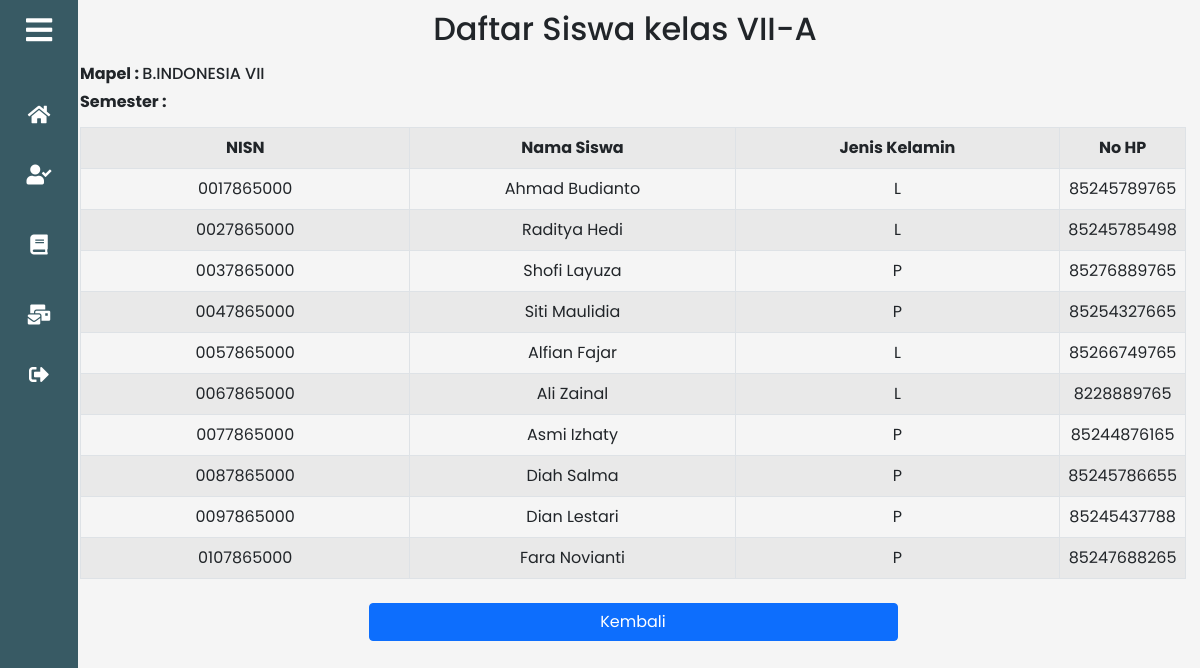
The page /teacher/daftar_siswa/daftar_siswa.php?ID_KELAS=7A&ID_MAPEL=BINDO-7&JENIS=PENGETAHUAN (signed in) on the database its author committed.
### tables this page shows
CREATE TABLE `kelas` (
  `ID_KELAS` varchar(20) NOT NULL,
  `ID_ADMIN` varchar(20) DEFAULT NULL,
  `KELAS` varchar(6) DEFAULT NULL
);

CREATE TABLE `mapel` (
  `ID_MAPEL` varchar(20) NOT NULL,
  `ID_GURU` varchar(20) DEFAULT NULL,
  `ID_ADMIN` varchar(20) DEFAULT NULL,
  `MAPEL` varchar(20) DEFAULT NULL
);

CREATE TABLE `siswa` (
  `NISN` varchar(20) NOT NULL,
  `ID_KELAS` varchar(20) DEFAULT NULL,
  `ID_ADMIN` varchar(20) DEFAULT NULL,
  `USERNAME_SISWA` varchar(20) DEFAULT NULL,
  `PASSWORD_SISWA` varchar(20) DEFAULT NULL,
  `NAMA_SISWA` varchar(20) DEFAULT NULL,
  `JK_SISWA` char(1) DEFAULT NULL,
  `HP_SISWA` decimal(13,0) DEFAULT NULL
);

### teacher/daftar_siswa/daftar_siswa.php (the view, shortened to what this page needs)
<?php
include_once("../../config/config.php");
$ID_MAPEL = $_GET["ID_MAPEL"];
$ID_KELAS = $_GET["ID_KELAS"];
$ID_SEMESTER = $_SESSION['ID_SEMESTER'];
$mapel= mysqli_query($mysqli, "SELECT * FROM `mapel` WHERE ID_MAPEL = '$ID_MAPEL'");
$MAPEL=mysqli_fetch_array($mapel);
$siswa = mysqli_query($mysqli, "SELECT * FROM `siswa` WHERE siswa.ID_KELAS = '$ID_KELAS'");
$kelas = mysqli_query($mysqli, "SELECT * FROM `kelas` WHERE ID_KELAS = '$ID_KELAS'");
$KELAS = mysqli_fetch_array($kelas);
?>
<!DOCTYPE html>
<html>
<head>
	 <link rel="stylesheet" href="../assets/dashboard_teacher.css">
	<link rel="stylesheet" href="https://cdnjs.cloudflare.com/ajax/libs/font-awesome/5.15.3/css/all.min.css">
	<link href="https://cdn.jsdelivr.net/npm/bootstrap@5.0.2/dist/css/bootstrap.min.css" rel="stylesheet">
</head>
<body>
	<section class="sidebar close">
		<section class="click-close">
			<i class="fas fa-bars"></i><p>Guru</p>
		</section>
		<ul class="list-menu">
			<li>
				<a href="../dashboard_teacher.php"><i class="fas fa-home"></i><p>Home</p></a>
			</li>
			<li>
				<a href="daftar_semester.php"><i class="fas fa-user-check"></i><p>Daftar Siswa</p></a>
			</li>
			<li>
				<a href="../crud_absen/semester.php"><i class="fas fa-book"></i><p>Daftar Absen</p></a>
			</li>
			<li>
				<a href="../crud_nilai/semester.php"><i class="fas fa-mail-bulk"></i><p>Input Nilai</p></a>
			</li>
			<li>
				<a href="../login_teacher.php"><i class="fas fa-sign-out-alt"></i><p>LogOut</p></a>
			</li>
		</ul>
	</section>
	<section class="home">
		<div class="content">
			<div class="d-flex align-items-center justify-content-center">
				<h2 class="my-auto">Daftar Siswa kelas <?php echo $KELAS['KELAS']?></h2>
			</div>
			<div class="container mx-auto my-3 mx-2" >
			<div class="text-start ms-2">
					<h6><b>Mapel     : </b> <?php echo $MAPEL['MAPEL']?></h6>
					<h6><b>Semester  : </b><?php echo $ID_SEMESTER?></h6>
				</div>
        		<div class="table-responsive col-md-12 my-3 mx-2" style="overflow-x: auto">
					<form action="crud_nilai.php?<?php echo "ID_KELAS=$ID_KELAS&ID_MAPEL=$ID_MAPEL&JENIS=$JENIS" ?>" method="post" name="form1">
					<table class="table table-striped table-hover table-bordered">
					<tr>
	 					<th class="col-4">NISN</th>
						<th class="col-4">Nama Siswa</th>
						<th class="col-2">Jenis Kelamin</th>
                        <th class="col-2">No HP</th>
 					</tr>
					 <?php
                     $ID_SEMESTER=$_SESSION['ID_SEMESTER'];
                        while($user_data = mysqli_fetch_array($siswa)) {
                            echo "<tr>";
                            echo "<td class='col-4'>".$user_data['NISN']."</td>";
                            echo "<td class='col-4'>".$user_data['NAMA_SISWA']."</td>";
                            echo "<td class='col-4'>".$user_data['JK_SISWA']."</td>";
                            echo "<td class='col-4'>".$user_data['HP_SISWA']."</td></tr>";
                        }
 					?>
        		    </table>
					<div class="row  col-6 mx-auto">
	  					<div  class="col-12">
							<a class='btn btn-primary mt-2 w-100' href='daftar_mapel.php?<?php echo "ID_SEMESTER=$ID_SEMESTER" ?>'>Kembali</a>
						</div>
					</div>
					</form>
        		</div>
    		</div>
    	</div>
	</section>
</body>
</html>

### teacher/assets/dashboard_teacher.css (style rules this page uses)
* { margin: 0; padding: 0; box-sizing: border-box; font-family: 'Poppins', sans-serif; }
.sidebar { position: fixed; top: 0; left: 0; height: 100%; width: 260px; background: #385A64; z-index: 100; transition: all 0.5s ease; }
.sidebar.close { width: 78px; }
.sidebar .click-close { height: 60px; width: 100%; display: flex; align-items: center; }
.sidebar .click-close i { font-size: 30px; color: #fff; height: 50px; min-width: 78px; text-align: center; line-height: 50px; }
.sidebar .list-menu { height: 100%; padding: 30px 0 150px 0; overflow: auto; }
.sidebar.close .list-menu { overflow: visible; }
.sidebar .list-menu li { position: relative; list-style: none; transition: all 0.4s ease; }
.sidebar .list-menu li i { height: 50px; min-width: 78px; text-align: center; line-height: 50px; color: #fff; font-size: 20px; cursor: pointer; transition: all 0.3s ease; }
.sidebar .list-menu li a { display: flex; align-items: center; text-decoration: none; }
.home { position: relative; background: whitesmoke; height: 100vh; left: 260px; width: calc(100% - 260px); transition: all 0.5s ease; }
.sidebar.close ~ .home { left: 50px; width: calc(100% - 50px); }
.content { text-align: center; padding: 10px; }

### rows shown on the page
kelas: KELAS "VII-A"
mapel: MAPEL "B.INDONESIA VII"
siswa: NISN "0017865000", NAMA_SISWA "Ahmad Budianto", JK_SISWA "L", HP_SISWA "85245789765"
siswa: NISN "0027865000", NAMA_SISWA "Raditya Hedi", JK_SISWA "L", HP_SISWA "85245785498"
siswa: NISN "0037865000", NAMA_SISWA "Shofi Layuza", JK_SISWA "P", HP_SISWA "85276889765"
siswa: NISN "0047865000", NAMA_SISWA "Siti Maulidia", JK_SISWA "P", HP_SISWA "85254327665"
siswa: NISN "0057865000", NAMA_SISWA "Alfian Fajar", JK_SISWA "L", HP_SISWA "85266749765"
siswa: NISN "0067865000", NAMA_SISWA "Ali Zainal", JK_SISWA "L", HP_SISWA "8228889765"
siswa: NISN "0077865000", NAMA_SISWA "Asmi Izhaty", JK_SISWA "P", HP_SISWA "85244876165"
siswa: NISN "0087865000", NAMA_SISWA "Diah Salma", JK_SISWA "P", HP_SISWA "85245786655"
siswa: NISN "0097865000", NAMA_SISWA "Dian Lestari", JK_SISWA "P", HP_SISWA "85245437788"
siswa: NISN "0107865000", NAMA_SISWA "Fara Novianti", JK_SISWA "P", HP_SISWA "85247688265"
